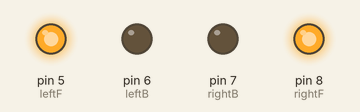
The sketch below on a simulated Arduino Uno, built with avr-gcc and run on an emulated ATmega328P. On the bench: output pins drawn as LEDs (lit = HIGH).

Above: at 1.5 s.
At 3.7 s:
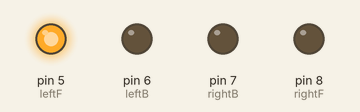
Timing chart, 0 to 5.2 s (numbered marks = the images above):
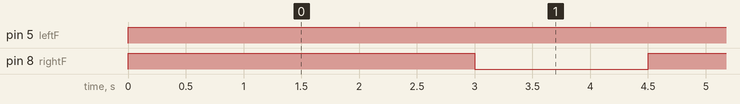

Measured:
- by itself, pin 5 (leftF): LOW → HIGH at 0.00 s
- by itself, pin 8 (rightF): alternates HIGH for 3.0 s and LOW for 1.5 s

The sketch:

sketch_feb03b.ino
```cpp
/*
 * Program to draw Square using buggy
 * @author: Sarthak, Santosh, Saransh
*/

int leftF = 5;
int leftB = 6;
int rightF = 8;
int rightB = 7;


void setup() {
  pinMode(leftF,OUTPUT);
  pinMode(leftB,OUTPUT);
  pinMode(rightF,OUTPUT);
  pinMode(rightB,OUTPUT);
}

void loop() {
  digitalWrite(leftF, HIGH);
  digitalWrite(rightF, HIGH);
  digitalWrite(leftB, LOW);
  digitalWrite(rightB, LOW);
  delay(3000);
  digitalWrite(leftF, HIGH);
  digitalWrite(rightF, LOW);
  digitalWrite(leftB, LOW);
  digitalWrite(rightB, LOW);
  delay(1500);
}
```
